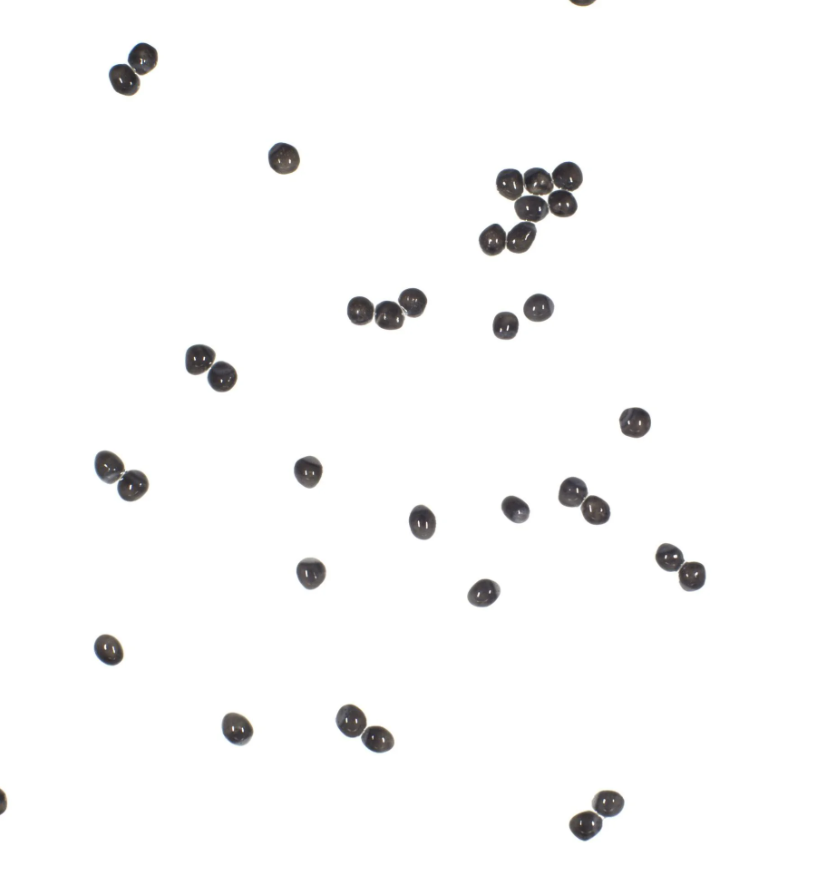
//> input picture blob.png, 839 x 883 px
$ ./16-image-processing-02-binary-image-processing-02   (built with g++ and OpenCV 4)
//> lines starting //> are read from the running program, lines starting //| are printed output that depends on the picture; after the words box and inside, x2 and y2 are one past the last pixel; in counts of white or black regions, pixels touching at a corner belong together
#include <opencv2/opencv.hpp>

using namespace cv;

/* blob

1.
이미지에서 이물 등의 픽셀 덩어리(?)  (connected components)를 검출한다.

2. connectedComponents 선언부.
int connectedComponents(InputArray image, OutputArray labels,
									 int connectivity = 8, int ltype = CV_32S);

3. connectedComponentsWithStats 선언부.  WIthStats는 detect된 객체들의 다양한 정보를 담고 있다.

int connectedComponentsWithStats(InputArray image, OutputArray labels,
											  OutputArray stats, OutputArray centroids,
											  int connectivity = 8, int ltype = CV_32S);


stats : statistics output for each label, including the background label.
*/


int main()
{
	// blob detection

	Mat img = imread("blob.png", IMREAD_GRAYSCALE);
//> img: 883 rows x 839 cols, CV_8UC1; min 39, max 255, mean 249.2
	Mat bin_1, bin_2;

	// threshold로 이진화.
	// threshold(img, bin_1, 100, 255, THRESH_BINARY_INV);
	threshold(img, bin_2, 100, 255, THRESH_BINARY_INV + THRESH_OTSU);
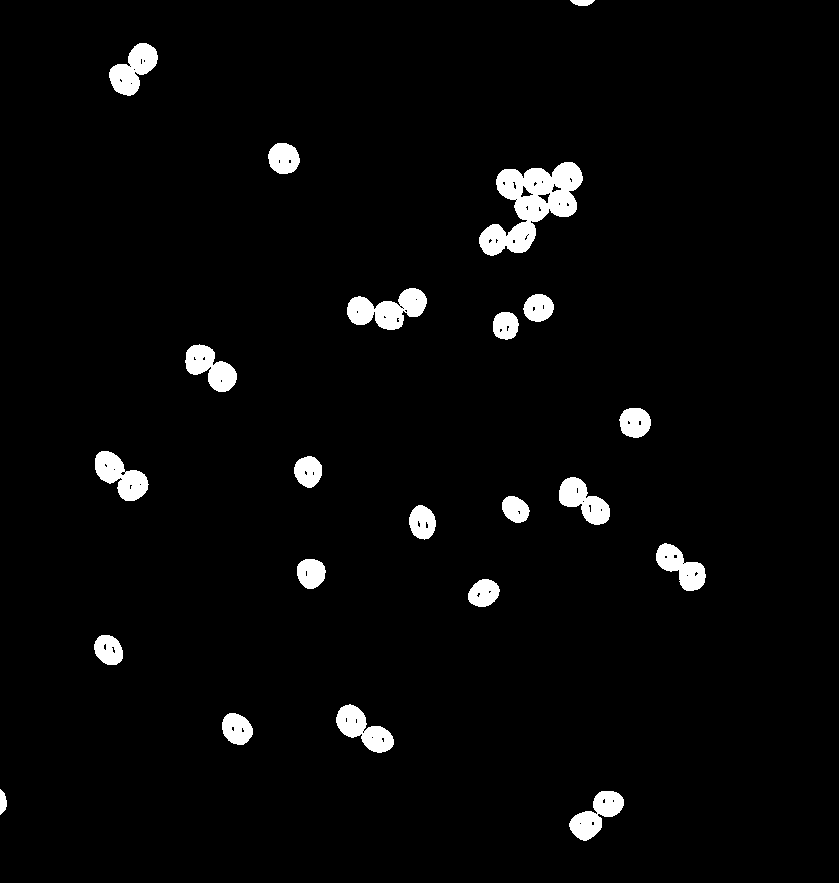
//> bin_2: 883 rows x 839 cols, CV_8UC1; 3.2% white; 22 white regions, largest, box (x1, y1, x2, y2) and area: (479, 162, 583, 256) 4741, (347, 288, 427, 330) 1925, (95, 451, 149, 501) 1457

	// connectedComponentsWithStats의 인자들.
	Mat stats, centroid, label;

	// connectedComponents의 반환값은 blob의 개수.
	int cnt = connectedComponentsWithStats(bin_2, label, stats, centroid);
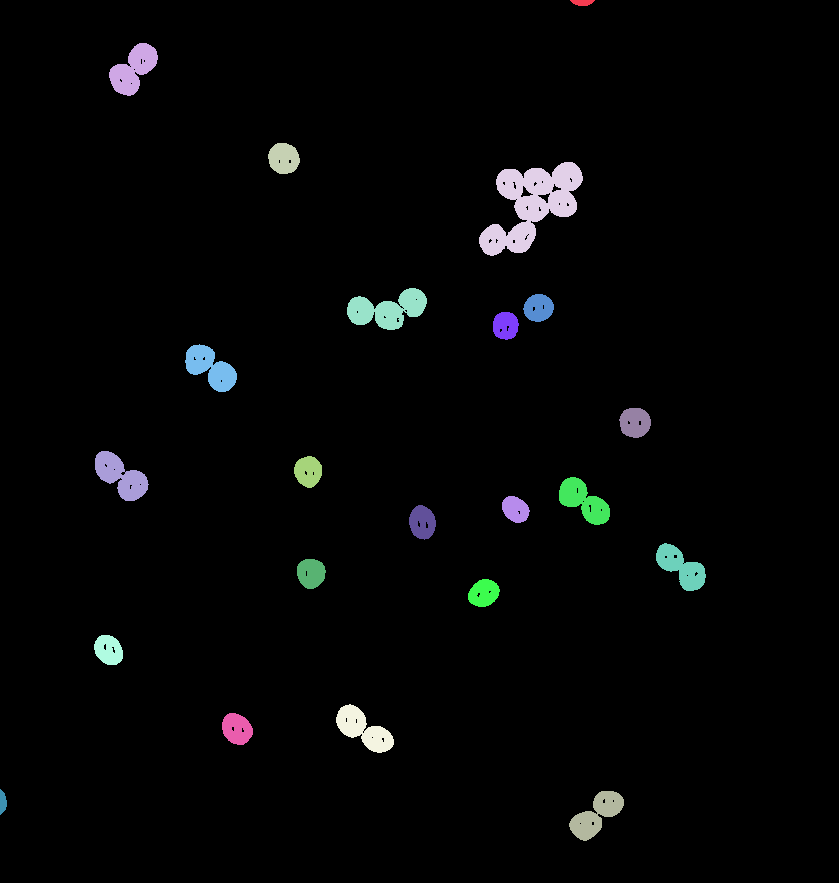
//> label: 883 rows x 839 cols, CV_32SC1; 23 distinct labels, from 0 to 22; one colour per label, 0 black
//> stats = 23 rows, first 6: [0, 0, 839, 883, 716892], [570, 0, 25, 6, 113], [109, 43, 49, 53, 1443], [268, 143, 32, 31, 772], [479, 162, 104, 94, 4741], [347, 288, 80, 42, 1925]; centroid = 23 rows, first 8: [419.3, 441.8], [582, 2.05], [133, 68.88], [283.3, 158], [531.5, 204], [387.1, 309.2], [538.1, 307.5], [505.2, 325.2]; cnt = 23

	Mat img_color;

	cvtColor(img, img_color, COLOR_GRAY2BGR);


	for (int i = 1; i < cnt; i++)  // 첫 번째 요소가 전체이다.
	{
		int l = stats.at<int>(i, CC_STAT_LEFT);
		int t = stats.at<int>(i, CC_STAT_TOP);
		int w = stats.at<int>(i, CC_STAT_WIDTH);
		int h = stats.at<int>(i, CC_STAT_HEIGHT);
		rectangle(img_color, Rect(l, t, w, h), Scalar(0, 0, 255)); // detect된 물체 사각형 표시.

		double cx = centroid.at<double>(i, 0);
		double cy = centroid.at<double>(i, 1);
		drawMarker(img_color, Point2d(cx, cy), Scalar(0, 255, 0));  // centroid(무게중심) 표시.
	}
//> this loop made 22 passes
//> (l, t, w, h, cx, cy) on passes 1 to 12: (570, 0, 25, 6, 582, 2.05), (109, 43, 49, 53, 133, 68.88), (268, 143, 32, 31, 283.3, 158), (479, 162, 104, 94, 531.5, 204), (347, 288, 80, 42, 387.1, 309.2), (523, 294, 31, 28, 538.1, 307.5), (493, 312, 26, 28, 505.2, 325.2), (185, 344, 52, 48, 210.2, 367.5), (619, 408, 32, 30, 634.6, 422.1), (95, 451, 54, 50, 120.5, 475.8), (294, 456, 28, 32, 307.8, 471), (559, 477, 51, 48, 583.4, 500.7)
//> pass 3, `drawMarker(img_color, Point2d(cx, cy), Scalar(0, 255, 0));`:
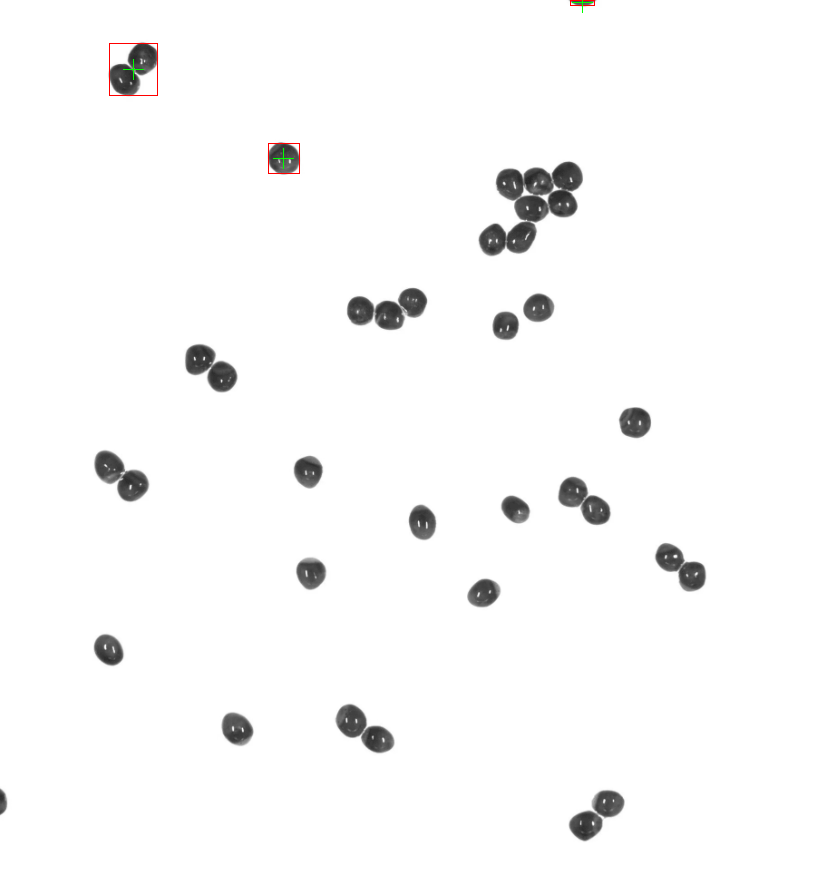
//> img_color: 883 rows x 839 cols, CV_8UC3; mean B, G, R 249.1, 249.1, 249.2
//> after the loop:
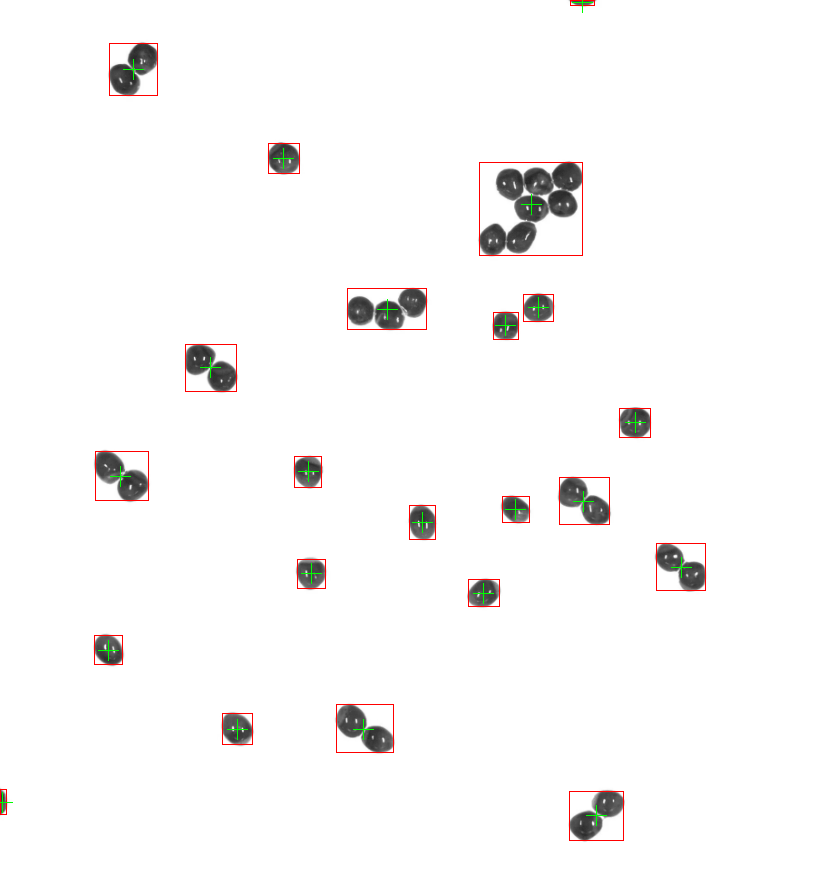
//> img_color: 883 rows x 839 cols, CV_8UC3; 0.51% of pixels changed, all inside (x1, y1, x2, y2) = (0, 162, 706, 841)


	imshow("bin_2", bin_2);

	imshow("img_color", img_color);

	// imshow("stats", stats); // error.

	waitKey(0);
	destroyAllWindows();
}
